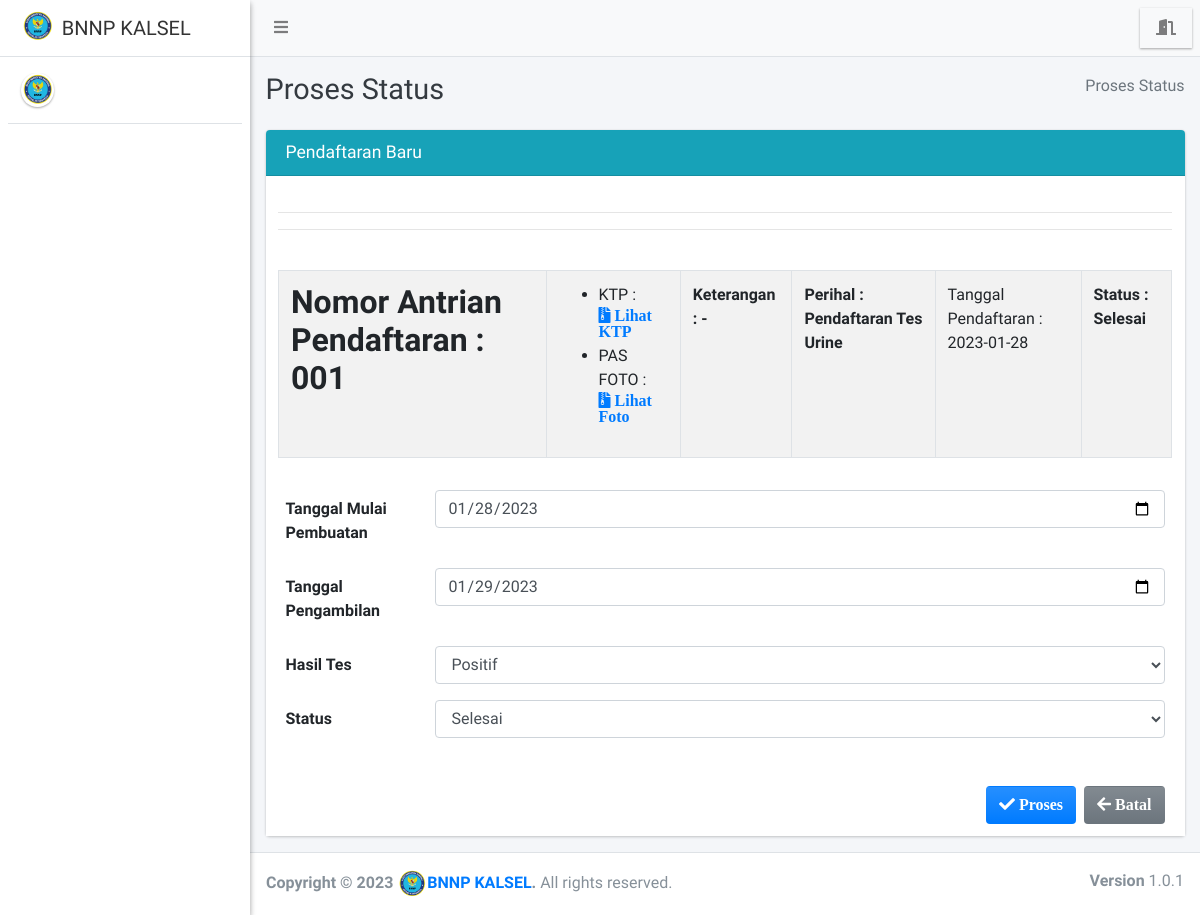
Before: /admin/antrian/edit?id=1 with the older database file.
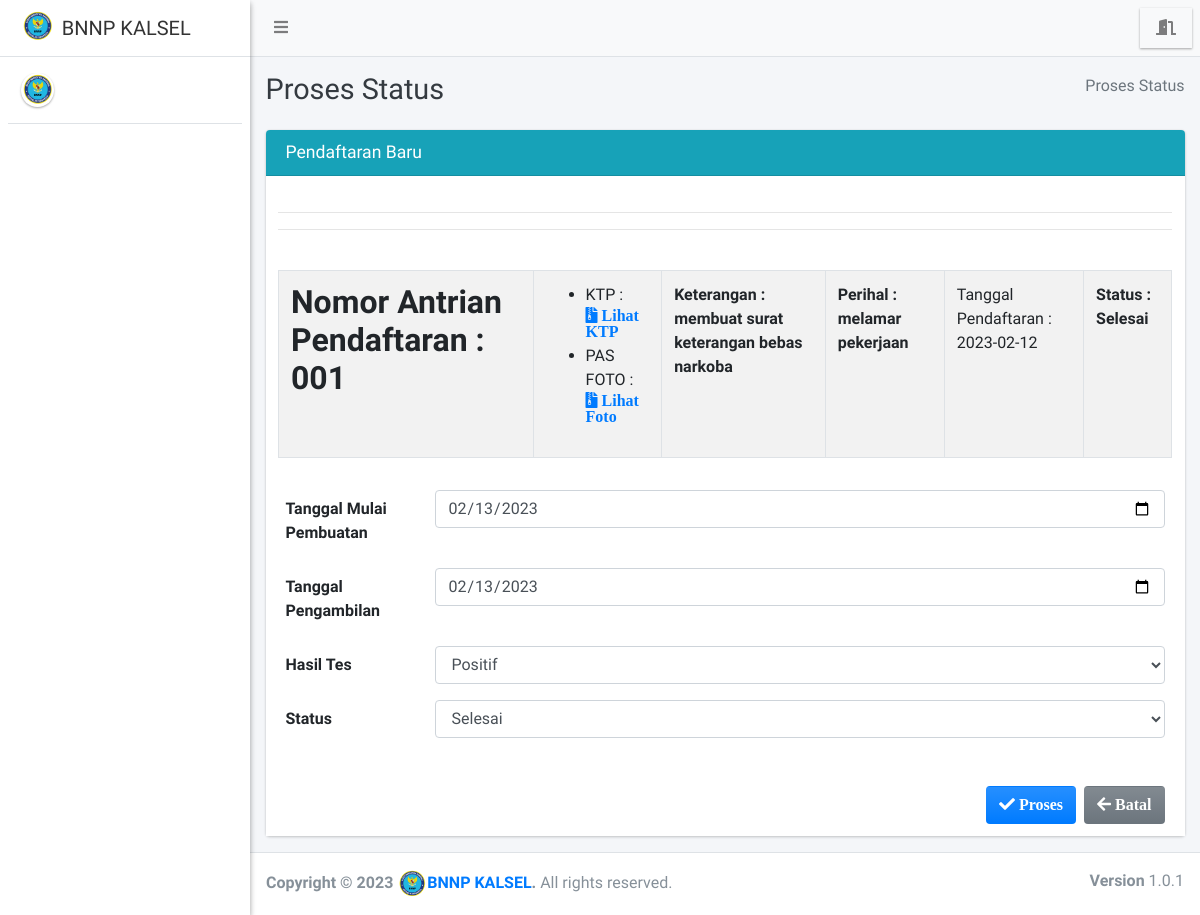
After: the same page with the newer database file.
### tables this page shows
CREATE TABLE `pendaftaran` (
  `id_pendaftaran` int(11) NOT NULL,
  `id_masyarakat` int(11) DEFAULT NULL,
  `id_kecamatan` int(11) DEFAULT NULL,
  `nomor_antrian` varchar(5) DEFAULT NULL,
  `ktp` varchar(255) DEFAULT NULL,
  `foto` varchar(150) DEFAULT NULL,
  `tgl_pendaftaran` date DEFAULT NULL,
  `tgl_buat` date DEFAULT NULL,
  `tgl_ambil` date DEFAULT NULL,
  `ket` text,
  `perihal` text,
  `hasil_tes` varchar(20) DEFAULT NULL,
  `status_pendaftaran` varchar(100) DEFAULT NULL
);

### admin/antrian/edit.php (the view, shortened to what the changed rows need)
<?php
require '../../config/koneksi.php';
$id   = $_GET['id'];
$data = $koneksi->query("SELECT * FROM pendaftaran WHERE id_pendaftaran = '$id'");
$row  = $data->fetch_array();
?>
<!DOCTYPE html>
<html>
<?php
include '../../templates/head.php';
?>
<body class="hold-transition sidebar-mini layout-fixed">
    <div class="wrapper">
        <div class="content-wrapper">
            <div class="content-header">
                <div class="container-fluid">
                    <div class="row mb-2">
                        <div class="col-sm-6">
                            <h1 class="m-0 text-dark">Proses Status</h1>
                        </div>
                    </div>
                </div>
            </div>
            <section class="content">
                <div class="container-fluid">
                    <form class="form-horizontal" method="POST" action="" enctype="multipart/form-data">
                        <div class="row">
                            <div class="col-md-12">
                                <div class="card card-info">
                                    <div class="card-body" style="background-color: white;">
                                        <div class="form-group row">
                                            <div class="table-responsive">
                                                <table class="table table-bordered table-striped">
                                                    <tbody>
                                                        <tr>
                                                            <b>
                                                                <td>
                                                                    <h2><b>Nomor Antrian Pendaftaran : <?= $row['nomor_antrian'] ?></b></h2>
                                                                </td>
                                                                <td>
                                                                    <ul>
                                                                    </ul>
                                                                </td>
                                                                <hr>
                                                                <td><b>Keterangan : <?= $row['ket'] ?></b></td>
                                                                <td><b>Perihal : <?= $row['perihal'] ?></b></td>
                                                                <hr>
                                                                <td>Tanggal Pendaftaran :
                                                                    <?php
                                                                    if ($row['tgl_pendaftaran'] == NULL) {
                                                                        echo "<u>Menunggu Informasi</u>";
                                                                    } else {
                                                                        echo $row['tgl_pendaftaran'];
                                                                    }
                                                                    ?>
                                                                </td>
                                                                <td><b>Status : <?= $row['status_pendaftaran'] ?></b></td> <br>
                                                            </b>
                                                        </tr>
                                                    </tbody>
                                                </table>
                                            </div>
                                        </div>
                                        <div class="form-group row">
                                            <div class="col-sm-10">
                                                <input type="date" class="form-control" name="tgl_buat" value="<?= $row['tgl_buat'] ?>">
                                            </div>
                                        </div>
                                        <div class="form-group row">
                                            <div class="col-sm-10">
                                                <input type="date" class="form-control" name="tgl_ambil" value="<?= $row['tgl_ambil'] ?>">
                                            </div>
                                        </div>
                                        <div class="form-group row">
                                            <div class="col-sm-10">
                                                <select class="form-control" data-placeholder="Pilih" id="hasil_tes" name="hasil_tes">
                                                    <option value="Positif" <?php if ($row['hasil_tes'] == "Positif") {
                                                                                echo "selected";
                                                                            } ?>>Positif</option>
                                                </select>
                                            </div>
                                        </div>
                                        <div class="form-group row">
                                            <div class="col-sm-10">
                                                <select class="form-control" data-placeholder="Pilih" id="status_pendaftaran" name="status_pendaftaran">
                                                    <option value="Selesai" <?php if ($row['status_pendaftaran'] == "Selesai") {
                                                                                echo "selected";
                                                                            } ?>>Selesai</option>
                                                </select>
                                            </div>
                                        </div>
                                    </div>
                                </div>
                            </div>
                        </div>
                    </form>
                </div>
            </section>
        </div>
    </div>
</body>
</html>

Changed rows visible on the page:
changed pendaftaran "Selesai": ket "-" → "membuat surat keterangan bebas narkoba"; perihal "Pendaftaran Tes Urine" → "melamar pekerjaan"; tgl_pendaftaran "2023-01-28" → "2023-02-12"; tgl_buat "01/28/2023" → "02/13/2023"; tgl_ambil "01/29/2023" → "02/13/2023"
